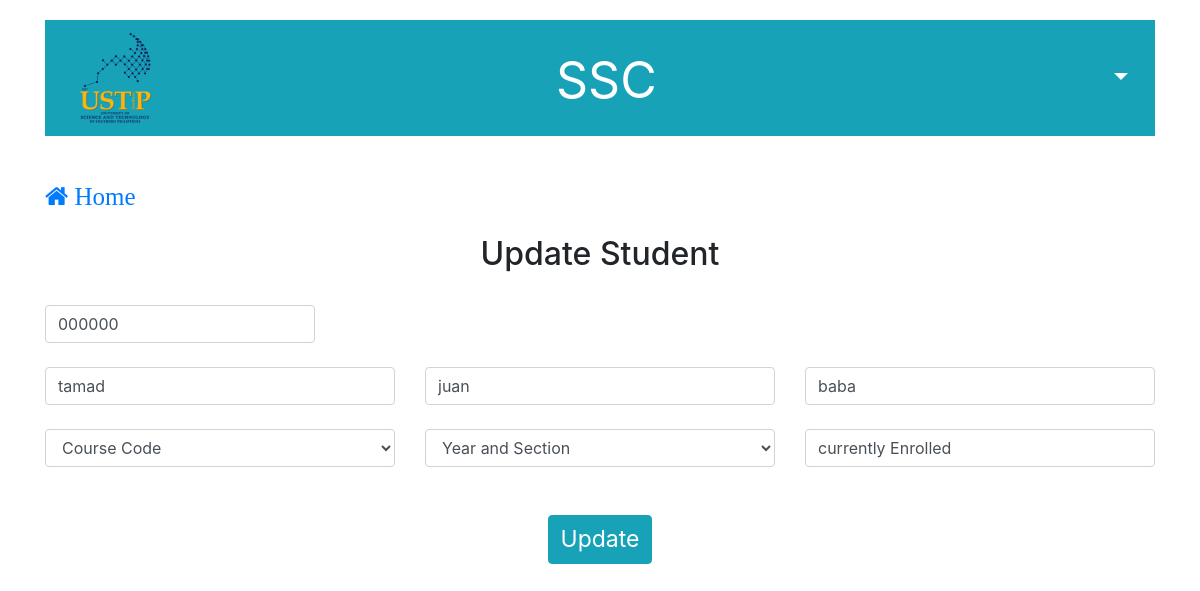
Screenshot of /student_update.php?edit=000000 with the database file from the repository.
### tables this page shows
CREATE TABLE `student` (
  `id_number` varchar(50) NOT NULL,
  `last_name` varchar(100) NOT NULL,
  `first_name` varchar(100) NOT NULL,
  `middle_name` varchar(100) NOT NULL,
  `course_code` varchar(10) NOT NULL,
  `section_id` varchar(20) NOT NULL,
  `status` varchar(50) NOT NULL
);

### student_update.php (the view, shortened to what this page needs)
<?php include('server.php');
  if (isset($_GET['edit'])) {
    $id_number = $_GET['edit'];
    $update = true;
    $record = mysqli_query($db, "SELECT * FROM student WHERE id_number='$id_number'");
      $n = mysqli_fetch_array($record);
      $id_number = $n['id_number'];
      $last_name = $n['last_name'];
      $first_name = $n['first_name'];
      $middle_name = $n['middle_name'];
      $status = $n['status'];
  }
?>
<!DOCTYPE html>
<head>
	<link rel = "stylesheet" href = "bootstrap/css/bootstrap.min.css">
	<link rel = "stylesheet" href = "font-awesome-4.7.0/font-awesome-4.7.0/css/font-awesome.min.css">
</head>
<body>
<div class="container">
	<nav class="navbar navbar-expand-lg navbar-dark bg-info" style="margin-top:20px">
		<nav class="collapse navbar-collapse" id="navbarText">
				<img src="1.png" width="100" height="100" alt="" style="margin-left:5px">
		    <ul class="navbar-nav mr-auto">
		      <li class="nav-item active">
		        <a class="nav-link" href="index.php" style="font-size:50px; margin-top:5px; margin-left:382px">SSC<span class="sr-only">(current)</span></a>
		      </li>
			</ul>
			<div class="btn-group" style="margin-left:430px" height="100px">
				<button type="button" class="btn btn-info dropdown-toggle" data-toggle="dropdown" aria-haspopup="true" aria-expanded="false" style="font-size:25px;">
				</button>
			</div>
</div>
		<div class="container"><br/><br/>
		<a class="fa fa-home" href="index.php" style="font-size:25px"> Home</a><br/><br/>
		<center><h2>Update Student</h2></center><br/>
	<form method="POST" action="student_list.php">
  		<div class="row" style="width:300px">
    		<div class="col">
     	 		<input type="text" class="form-control"  value="<?php echo $id_number; ?>" name="id_number" required autofocus>
    		</div>
  		</div><br/>
  		<div class="row">
    		<div class="col">
     	 		<input type="text" class="form-control" value="<?php echo $last_name; ?>" name="last_name" required>
    		</div>
    		<div class="col">
      			<input type="text" class="form-control" value="<?php echo $first_name; ?>" name="first_name" required>
    		</div>
    		<div class="col">
      			<input type="text" class="form-control" value="<?php echo $middle_name; ?>" name="middle_name" required>
    		</div>
  		</div><br/>
  		<div class="row">
  			<div class="col">
  			<select name = "course_code" class="form-control">
    			<option selected>Course Code</option>
  			</select>
  			</div>
  			<div class="col">
  			<select name = "section_id" class="form-control">
    			<option selected>Year and Section</option>
  			</select>
  			</div>
  			<div class="col">
      			<input type="text" class="form-control" value="<?php echo $status; ?>" name="status" required>
    		</div>
  		</div><br/><br/>
  		<center>
       <?php if ($update == true): ?>
			<button type="submit" class="btn btn-info" name="update" style="font-size: 23px">Update</button>
       <?php else: ?>
			<button type="submit" class="btn btn-info" name="save" style="font-size: 23px">Save</button>
      <?php endif ?>
		</center>
	</form>
</body>
</html>

### rows the page displays
student: id_number "000000", last_name "tamad", first_name "juan", middle_name "baba", status "currently Enrolled"
